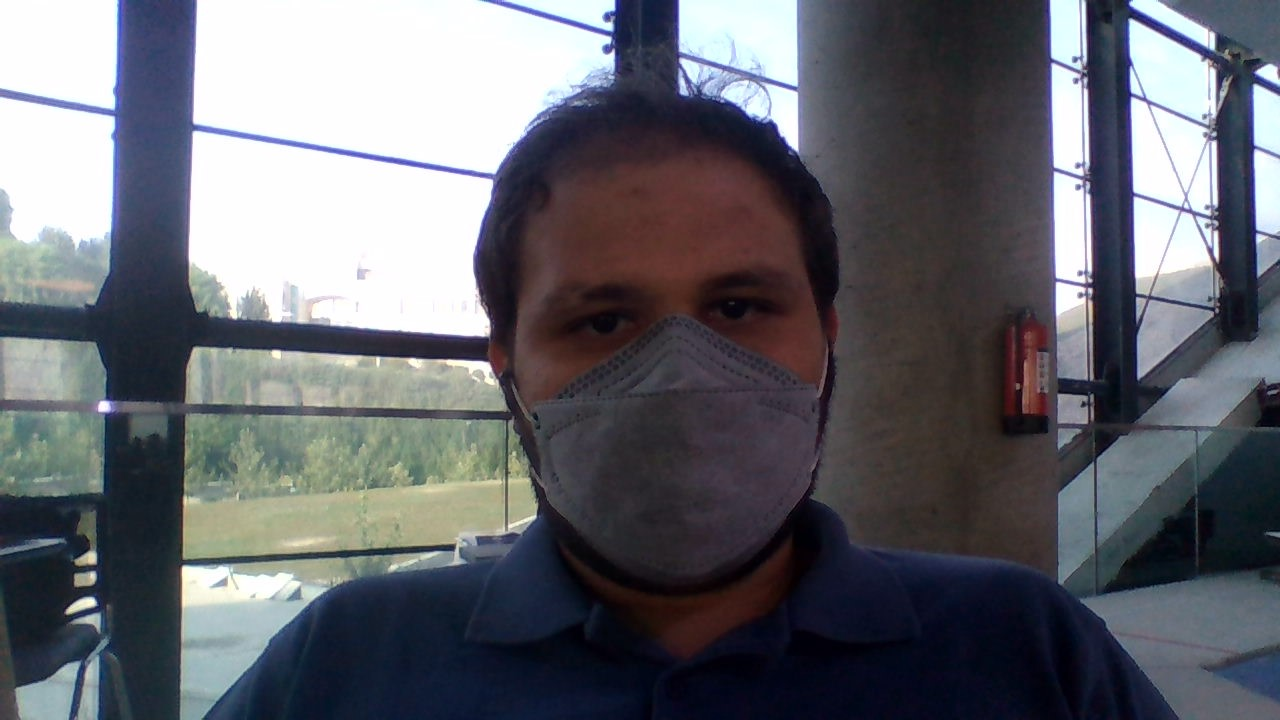
#> input picture 1-Reports/1-opencv on image/Hello.jpg, 1280 x 720 px
$ python HelloWorld.py
#> lines starting #> are read from the running program, lines starting #| are printed output that depends on the picture
### 1-Reports/1-opencv on image/Geometric_Transformations.py
import cv2 as cv
import numpy as np

def scale(img,coefficient):
    height, width, _ = img.shape
    return cv.resize(img,(int(coefficient*width), int(coefficient*height)),interpolation=cv.INTER_AREA)

# [23 lines left out: functions change_position_to, rotaion, affine_transformation, Perspective_Transformation, not called in this run]

### 1-Reports/1-opencv on image/HelloWorld.py
import cv2 as cv

from Geometric_Transformations import scale
img = scale(cv.imread("Hello.jpg"),coefficient=0.5)
#> in scale, `height, width, _ = img.shape`: height = 720; width = 1280


cv.rectangle(img, (20, 20), (300, 300), (255, 255, 0), thickness=2, lineType=cv.LINE_8)
cv.line(img, (20, 140), (380, 200), (0, 255, 0), thickness=4, lineType=cv.LINE_AA)
cv.putText(img, "this is Hossein :)))))))))))))))))))", (90, 50), cv.FONT_HERSHEY_SIMPLEX, 1, (0, 255, 255), 2)
cv.circle(img, (200, 200), 150, (0, 0, 0), thickness=5, lineType=cv.LINE_AA)
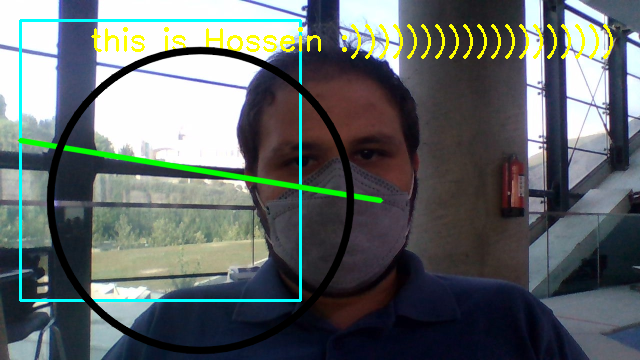
#> img: shape (360, 640, 3); mean of channels 0, 1, 2 104.2, 104, 97; drawn as B, G, R
# cv.ellipse(img, (190, 200), (100, 50), 45, 0, 360, (255, 0, 0), thickness=2, lineType=cv.LINE_AA)

cv.namedWindow('hey',cv.WINDOW_AUTOSIZE)
cv.imshow("hey", img)

k = cv.waitKey(0)
#> (key Esc is pressed here)

if k == ord("s"):
    cv.imwrite("hey.jpg", img)
    cv.destroyAllWindows()
else:
     cv.destroyAllWindows()
